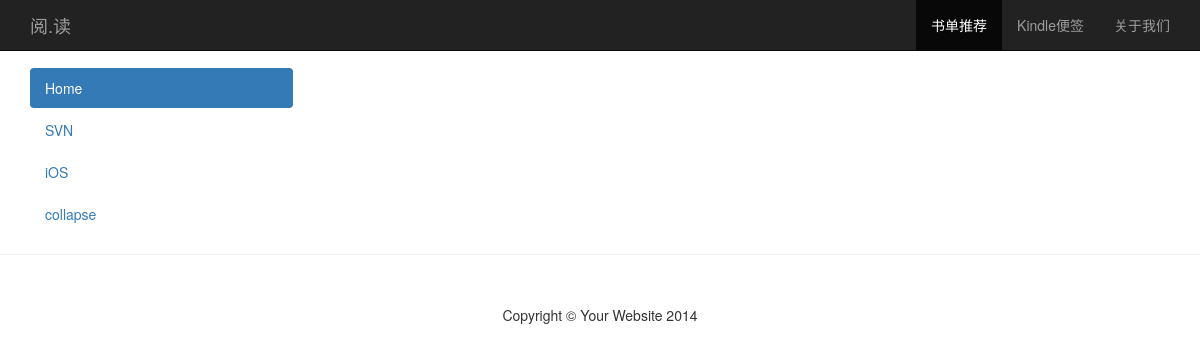
The page /book_recommend_pages/ on the database as committed earlier.
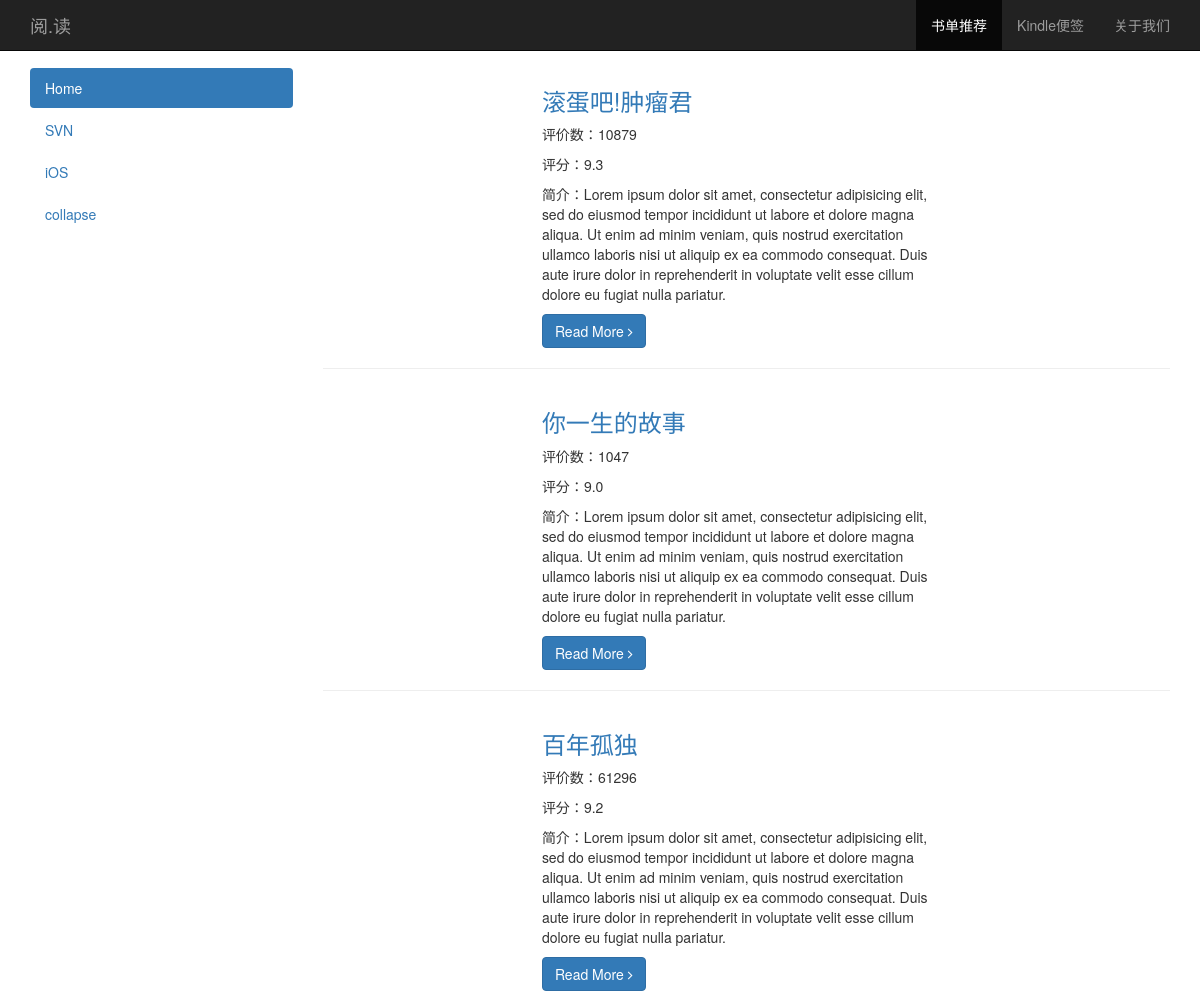
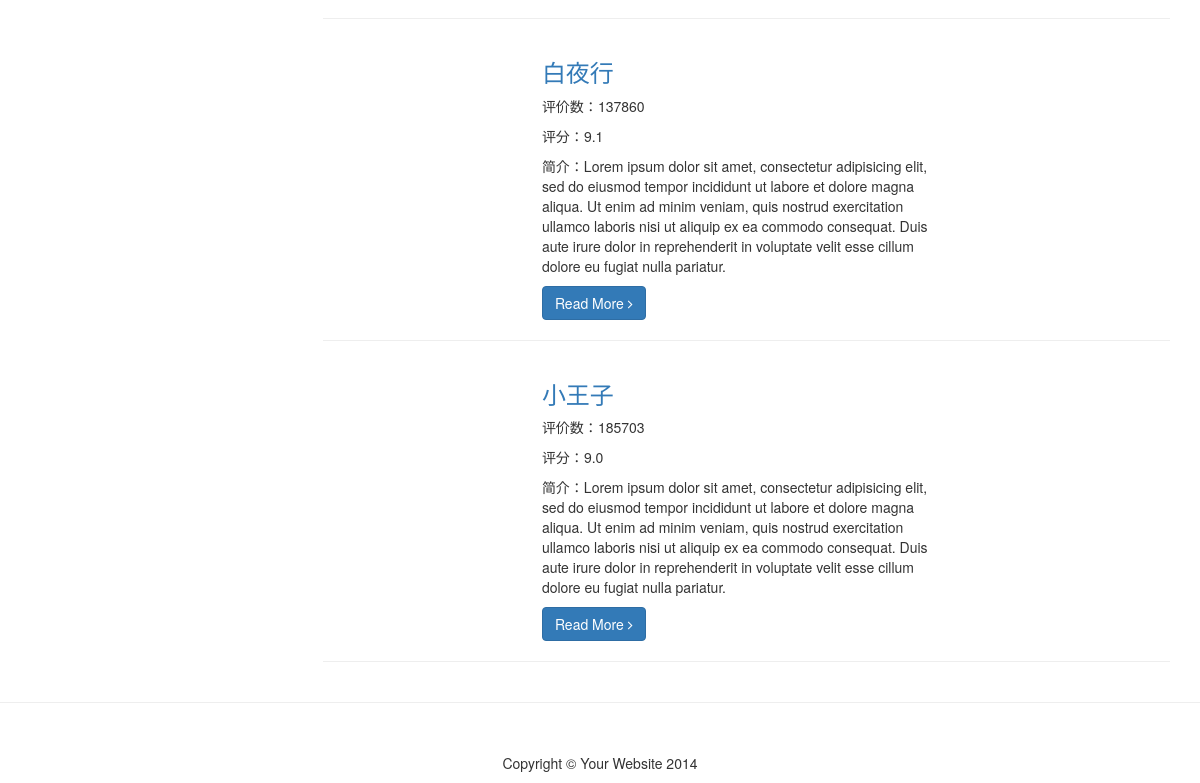
The same page on the database as committed later (2 pictures, top to bottom).
### apps/book_recommend/models.py (models this page shows)
class BookInfo(models.Model):
    title = models.CharField(max_length=30)
    rates = models.CharField(max_length=10)
    votes = models.CharField(max_length=10)
    imgUrl = models.CharField(max_length=50)
    tag = models.CharField(max_length=10)
    detailUrl = models.CharField(max_length=50)
    intro = models.CharField(max_length=1000)

### apps/book_recommend/views.py (the view)
# urls.py: url(r'^book_recommend_pages/$', 'book_recommend.views.pages', name='book_recommend_pages'),
def pages(request):
    books = BookInfo.objects.all()
    t = loader.get_template('book_recommend_pages.html')
    c = Context({'books':books})
    return HttpResponse(t.render(c))

### templates/book_recommend_pages.html (shortened to what this page needs)
{% extends "base.html" %}
{% block content %}
<div class="container" style = "padding-top:18px">
<div class="row">
      <div class="col-md-3">
      <ul class="nav nav-pills nav-stacked">
        <li class="active"><a href="#">Home</a></li>
        <li><a href="#">SVN</a></li>
        <li><a href="#">iOS</a></li>
        <li>
          <a data-toggle="collapse" data-parent="#accordion" href="#collapseOne">collapse</a>
        </li>
      </ul>
      </div>
      <div class="col-md-9">
        {%for book in books%}
        <div class="row">
            <div class="col-md-3">
            </div>
            <div class="col-md-6">
                <h3>
                    <a href="blog-post.html">{{book.title}}</a>
                </h3>
                <p>评价数：{{book.votes}}</p>
                <p>评分：{{book.rates}}</p>
                <p>简介：Lorem ipsum dolor sit amet, consectetur adipisicing elit, sed do eiusmod tempor incididunt ut labore et dolore magna aliqua. Ut enim ad minim veniam, quis nostrud exercitation ullamco laboris nisi ut aliquip ex ea commodo consequat. Duis aute irure dolor in reprehenderit in voluptate velit esse cillum dolore eu fugiat nulla pariatur.</p>
                <a class="btn btn-primary" href="blog-post.html">Read More <i class="fa fa-angle-right"></i></a>
            </div>
        </div>
        <hr>
        {%endfor%}
      </div>
</div>
</div>
{% endblock %}

### templates/base.html (shortened to what this page needs)
<!DOCTYPE html>
<html lang="en">
{%include 'head.html'%}
<body>
{% include 'nav.html' %}
{% block content %}{% endblock %}
{% include 'foot.html' %}
</body>
</html>

### templates/head.html (shortened to what this page needs)
<head>
    <link rel="stylesheet" href="http://netdna.bootstrapcdn.com/bootstrap/3.2.0/css/bootstrap.min.css">
    <link href="/static/css/jquery.tocify.css" rel="stylesheet">
    <link href="/static/css/modern-business.css" rel="stylesheet">
    <link href="/static/font-awesome/css/font-awesome.min.css" rel="stylesheet" type="text/css">
</head>

### templates/nav.html
<nav class="navbar navbar-inverse navbar-fixed-top" role="navigation">
    <div class="container">
        <div class="navbar-header">
            <a class="navbar-brand" href={%url "home" %}>阅.读</a>
        </div>
        <div class="collapse navbar-collapse" id="bs-example-navbar-collapse-1">
            <ul class="nav navbar-nav navbar-right">
                <li class= "active">
                    <a href={%url "book_recommend" %}>书单推荐</a>
                </li>
                <li>
                    <a href={%url "kindle_clips" %}>Kindle便签</a>
                </li>
                <li>
                    <a href="about.html">关于我们</a>
                </li>
            </ul>
        </div>
    </div>
</nav>

### templates/foot.html
<hr>
<footer>
    <div class="row">
        <div class="col-lg-12 text-center">
            <p>Copyright &copy; Your Website 2014</p>
        </div>
    </div>
</footer>

### static/css/modern-business.css (style rules this page uses)
html, body { height: 100%; }
body { padding-top: 50px; }
footer { margin: 50px 0; }

Rows that differ between the two databases and show on the page:
added BookInfo: title "滚蛋吧!肿瘤君", votes "10879", rates "9.3"
added BookInfo: title "你一生的故事", votes "1047", rates "9.0"
added BookInfo: title "百年孤独", votes "61296", rates "9.2"
added BookInfo: title "白夜行", votes "137860", rates "9.1"
added BookInfo: title "小王子", votes "185703", rates "9.0"
